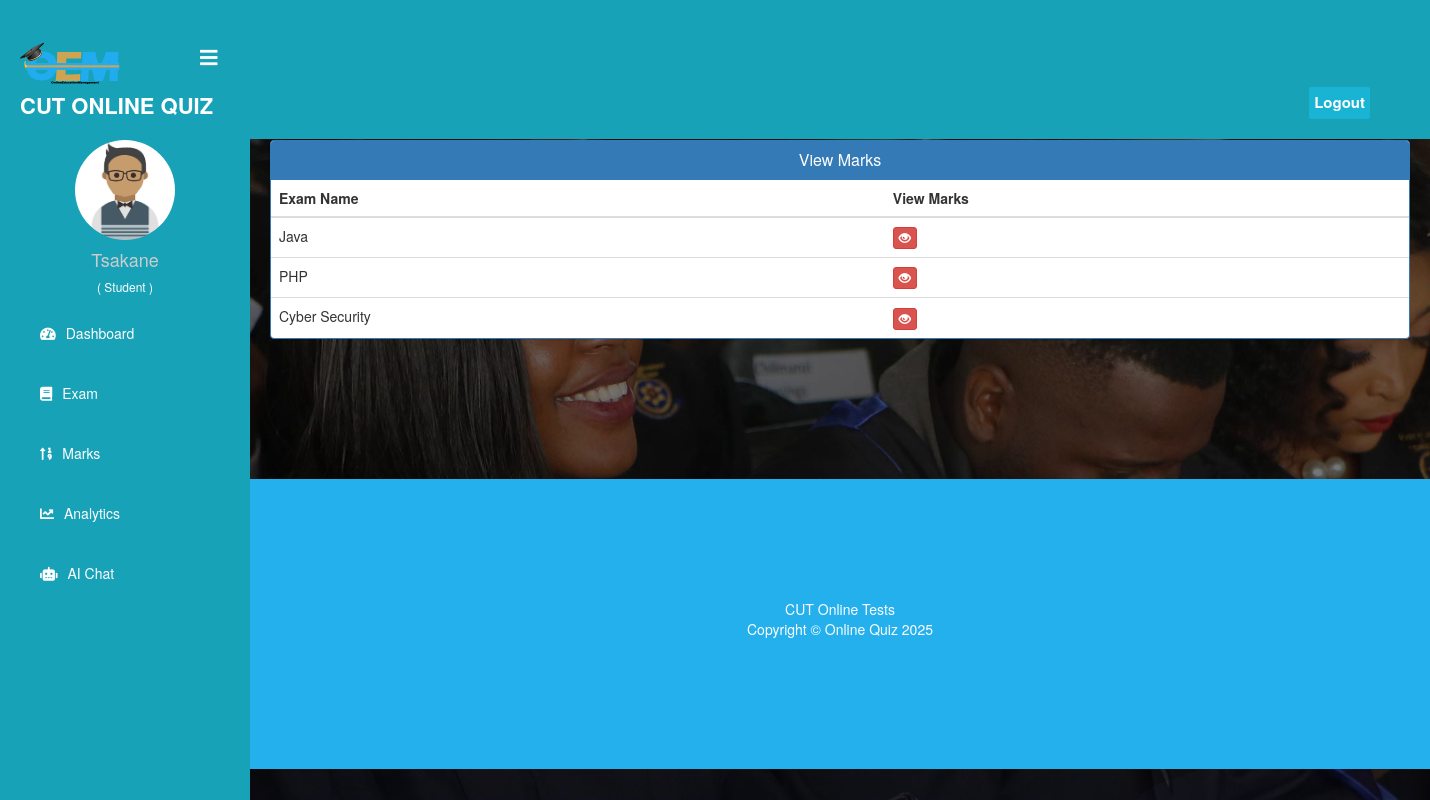
/student/student-marks (signed in), run on an earlier commit of the app's database.
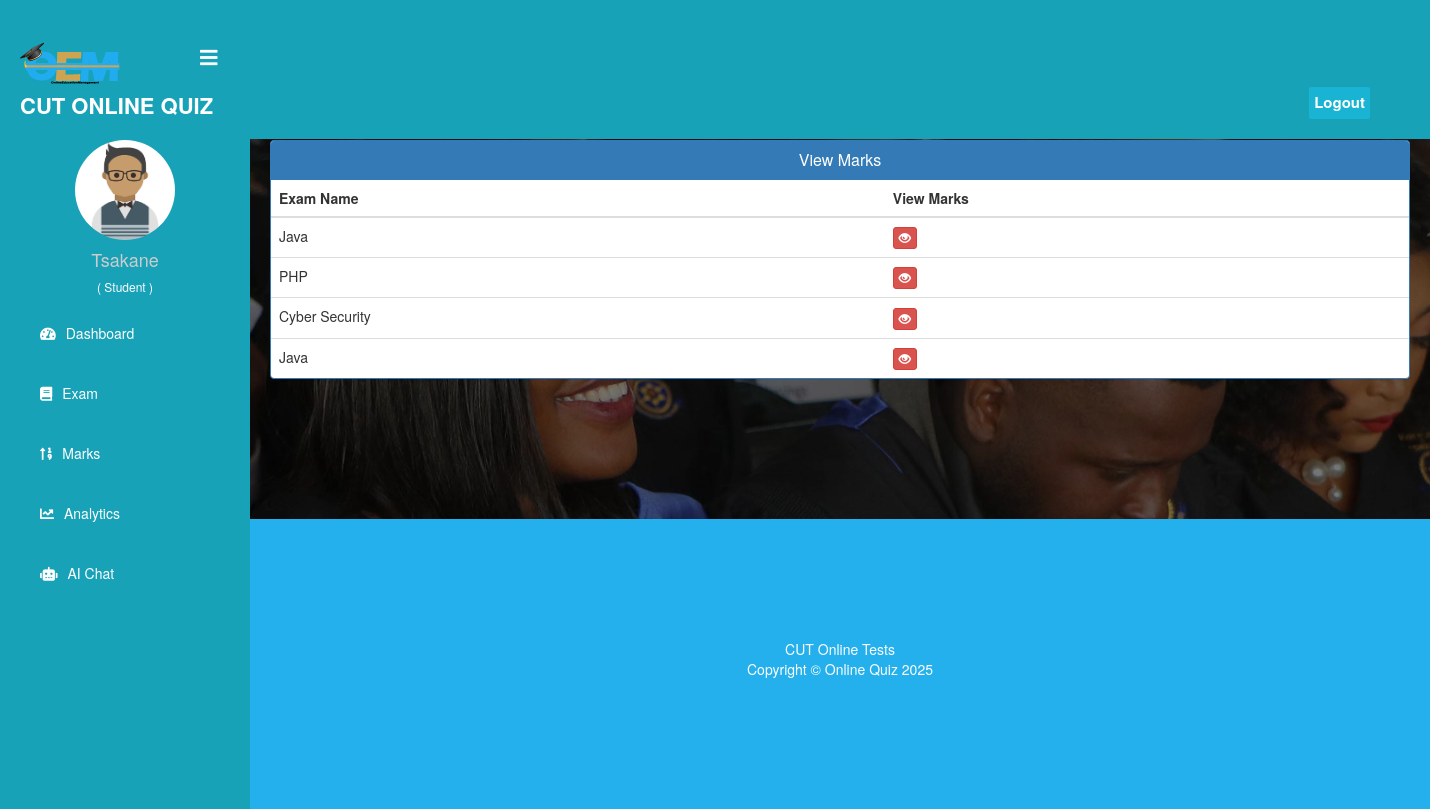
And on a later commit of the database.
### quiz/models.py (models this page shows, shortened)
class Course(models.Model):
   course_name = models.CharField(max_length=50)
   question_number = models.PositiveIntegerField()
   total_marks = models.PositiveIntegerField()
   is_timed = models.BooleanField(default=False, help_text="Whether this course has a time limit")
   total_time_minutes = models.PositiveIntegerField(default=0, help_text="Total time allowed for the quiz in minutes (0 = unlimited)")
   sequential_questions = models.BooleanField(default=False, help_text="Display questions one at a time sequentially")
   allow_backtracking = models.BooleanField(default=True, help_text="Whether students can go back to previous questions")
   security_level = models.CharField(max_length=50, choices=[
       ('low', 'Low - Basic protection'),
       ('medium', 'Medium - Prevent copy-paste and right-click'),
       ('high', 'High - Block dev tools and keyboard shortcuts')
   ], default='medium', help_text="Level of security measures to prevent cheating")

### student/views.py (the view)
# urls.py: path('student-marks', views.student_marks_view, name='student-marks'),
@login_required(login_url='studentlogin')
@user_passes_test(is_student)
def student_marks_view(request):
    courses=QMODEL.Course.objects.all()
    return render(request,'student/student_marks.html',{'courses':courses})

### student/views.py (called while the page is built)
def is_student(user):
    return user.groups.filter(name='STUDENT').exists()

### templates/student/student_marks.html (shortened to what this page needs)
{% extends 'student/studentbase.html' %}
{% block content %}
{%load static%}
<head>
  <link href="//netdna.bootstrapcdn.com/bootstrap/3.0.0/css/bootstrap.min.css" rel="stylesheet" id="bootstrap-css">
</head>
<br><br>
<div class="container">
  <div class="panel panel-primary">
    <div class="panel-heading">
      <h6 class="panel-title">View Marks</h6>
    </div>
    <table class="table table-hover" id="dev-table">
      <thead>
        <tr>
          <th>Exam Name</th>
          <th>View Marks</th>
        </tr>
      </thead>
      {% for t in courses %}
      <tr>
        <td> {{t.course_name}}</td>
        <td><a class="btn btn-danger btn-xs" href="{% url 'check-marks' t.id  %}"><span class="glyphicon glyphicon-eye-open"></span></a></td>
      </tr>
      {% endfor %}
    </table>
  </div>
</div>
<br><br><br><br><br><br>
{% endblock content %}

What changed in the data, as far as the page shows it:
added Course: course_name "Java"
